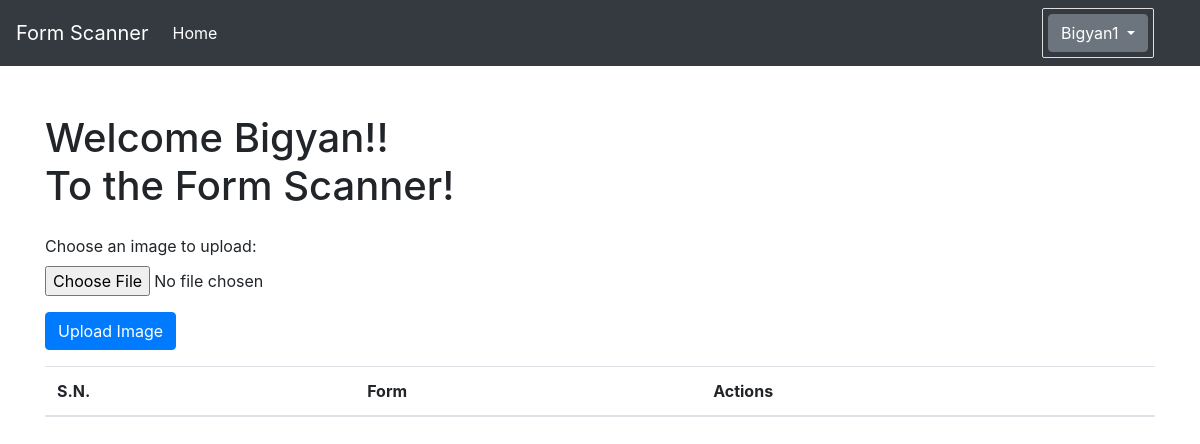
/home (signed in), run on an earlier commit of the app's database.
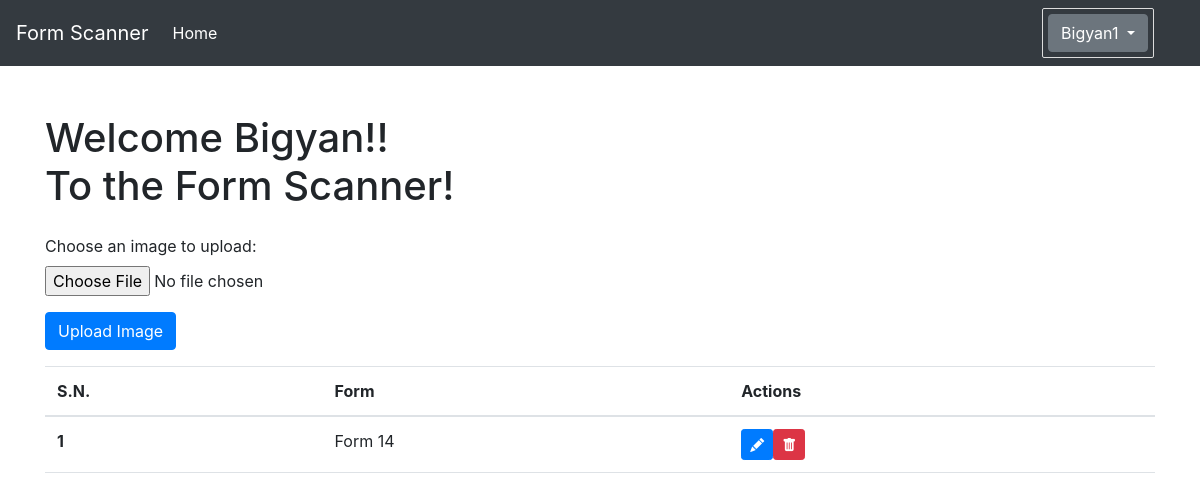
And on a later commit of the database.
### ScanForm/models.py (models this page shows)
class ClientDetails(models.Model):
    user_id = models.CharField(max_length=255)
    form_name = models.CharField(max_length=255)
    first_name = models.CharField(max_length=255)
    middle_name = models.CharField(max_length=255)
    last_name = models.CharField(max_length=255)
    citizenship_no = models.CharField(max_length=255)
    email = models.CharField(max_length=255)
    issued_district = models.CharField(max_length=255)
    issued_date = models.CharField(max_length=255)
    first_name_nominee = models.CharField(max_length=255)
    middle_name_nominee = models.CharField(max_length=255)
    last_name_nominee = models.CharField(max_length=255)
    citizenship_no_nominee = models.CharField(max_length=255)
    temp_district = models.CharField(max_length=255)
    temp_house_no = models.CharField(max_length=255)
    temp_vdc = models.CharField(max_length=255)
    temp_ward_no = models.CharField(max_length=255)
    perm_user_id = models.CharField(max_length=255)
    perm_district = models.CharField(max_length=255)
    perm_house_no = models.CharField(max_length=255)
    perm_vdc = models.CharField(max_length=255)
    perm_ward_no = models.CharField(max_length=255)

### ScanForm/views.py (the view)
# urls.py: path('home',views.homePage,name="homePage"),
@login_required
def homePage(request):
    user_id = request.user.id
    forms = utils.getForms(user_id)
    if request.method=="POST":
        if "delete" in request.POST:
            form_id = request.POST.get('delete')
            utils.deleteClient(form_id)
    return render(request, "home.html", {"forms": forms})

### ScanForm/utils.py (called while the page is built)
def getForms(id_value):
    form_list = ClientDetails.objects.filter(user_id=id_value)
    return form_list

### templates/home.html (shortened to what this page needs)
{%extends 'base.html' %}
{% block body%}
<div class="container mt-5">
    <h1 class="mb-4">Welcome {{user.first_name}}!! <br>To the Form Scanner!</h1>
    <form action="/form" method="post" enctype="multipart/form-data">
        <div class="form-group">
            <label for="imageUpload">Choose an image to upload:</label>
            <input type="file" class="form-control-file" id="imageUpload" name="imageUpload">
        </div>
        <button type="submit" class="btn btn-primary">Upload Image</button>
    </form>
    <table class="table mt-3">
        <thead>
            <tr>
                <th scope="col">S.N.</th>
                <th scope="col">Form</th>
                <th scope="col">Actions</th>
            </tr>
        </thead>
        <tbody>
            {% for form in forms %}
            <tr>
                <th scope="row">{{ forloop.counter }}</th>
                <td>Form {{ form.id }}</td>
                <td>
                    <div class="btn-group" role="group" aria-label="Form actions">
                        <form method="post" action="{% url 'editForm' %}">
                            <button type="submit" class="btn btn-primary btn-sm">
                                <i class="bi bi-pencil-fill"></i>
                            </button>
                        </form>
                        <form method="post" action="{% url 'homePage' %}">
                            <button type="submit" class="btn btn-danger btn-sm">
                                <i class="bi bi-trash-fill"></i>
                            </button>
                        </form>
                    </div>
                </td>
            </tr>
        {% endfor %}
        </tbody>
    </table>
</div>
{% endblock body %}

### templates/base.html (shortened to what this page needs)
<!DOCTYPE html>
<html lang="en">
<head>
    <link href="https://cdn.jsdelivr.net/npm/bootstrap@5.3.0-alpha1/dist/css/bootstrap.min.css" rel="stylesheet">
    <link href="https://maxcdn.bootstrapcdn.com/bootstrap/4.5.2/css/bootstrap.min.css" rel="stylesheet">
    <link href="https://cdn.jsdelivr.net/npm/bootstrap-icons/font/bootstrap-icons.css" rel="stylesheet">
</head>
<body>
    <nav class="navbar navbar-expand-lg navbar-dark bg-dark">
        <a class="navbar-brand" href="#">Form Scanner</a>
        <div class="collapse navbar-collapse" id="navbarSupportedContent">
            <ul class="navbar-nav mr-auto">
                <li class="nav-item active">
                    <a class="nav-link" href="/home">Home <span class="sr-only">(current)</span></a>
                </li>
            </ul>
            <div class="profile-section">
                <div class="dropdown">
                    <button class="btn btn-secondary dropdown-toggle" type="button" id="dropdownMenuButton" data-toggle="dropdown" aria-haspopup="true" aria-expanded="false">
                        {{user.username}}
                    </button>
                </div>
            </div>
        </div>
    </nav>
    {% block body %}{% endblock body %}
</body>
</html>

### templates/base.html (style rules this page uses)
.profile-section { margin-right: 30px; padding: 5px; border: 1px solid #ddd; border-radius: 2px; }

What changed in the data, as far as the page shows it:
added ClientDetails: id "14"
